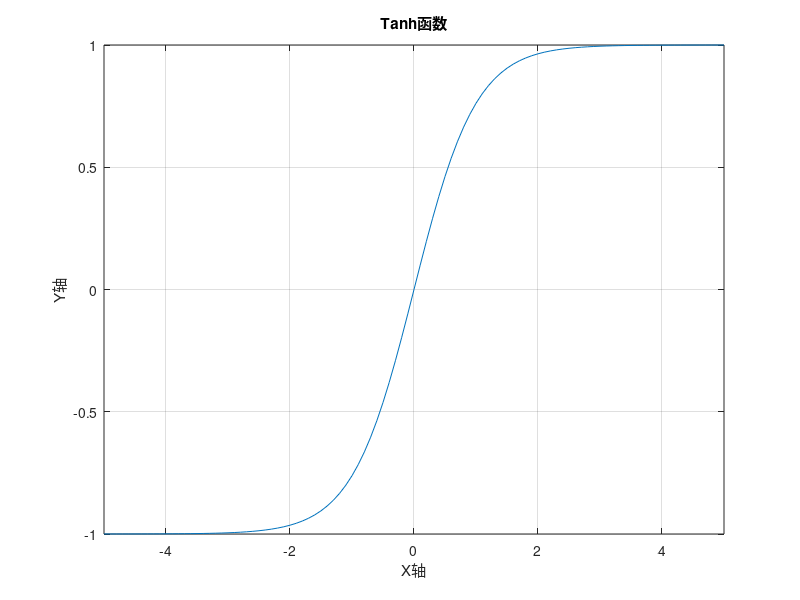

This figure's MATLAB source:
figure('NumberTitle', 'off', 'Name', 'Tanh函数');
x=-5:0.1:5;
y=2./(1+exp(-2*x))-1;
plot(x,y);
xlabel('X轴');ylabel('Y轴');%坐标轴表示对象标签
grid on;%显示网格线
axis on;%显示坐标轴
axis([-5,5,-1,1]);%x,y的范围限制
title('Tanh函数');